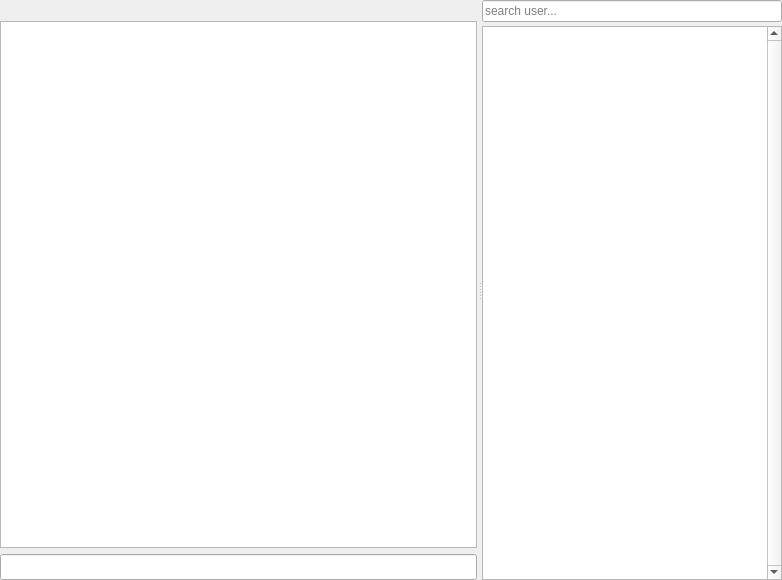
<?xml version="1.0" encoding="UTF-8"?>
<ui version="4.0">
 <class>mainWidget</class>
 <widget class="QWidget" name="mainWidget">
  <property name="geometry">
   <rect>
    <x>0</x>
    <y>0</y>
    <width>782</width>
    <height>580</height>
   </rect>
  </property>
  <property name="windowTitle">
   <string>Form</string>
  </property>
  <property name="styleSheet">
   <string notr="true"/>
  </property>
  <layout class="QGridLayout" name="gridLayout">
   <property name="margin">
    <number>0</number>
   </property>
   <item row="0" column="0">
    <widget class="QSplitter" name="splitter">
     <property name="sizePolicy">
      <sizepolicy hsizetype="Expanding" vsizetype="Expanding">
       <horstretch>0</horstretch>
       <verstretch>0</verstretch>
      </sizepolicy>
     </property>
     <property name="orientation">
      <enum>Qt::Horizontal</enum>
     </property>
     <property name="handleWidth">
      <number>5</number>
     </property>
     <widget class="QFrame" name="chatFrame">
      <property name="sizePolicy">
       <sizepolicy hsizetype="Expanding" vsizetype="Preferred">
        <horstretch>0</horstretch>
        <verstretch>0</verstretch>
       </sizepolicy>
      </property>
      <layout class="QVBoxLayout" name="verticalLayout">
       <property name="spacing">
        <number>6</number>
       </property>
       <property name="margin">
        <number>0</number>
       </property>
       <item>
        <widget class="QLabel" name="announceLine">
         <property name="sizePolicy">
          <sizepolicy hsizetype="Expanding" vsizetype="Fixed">
           <horstretch>0</horstretch>
           <verstretch>0</verstretch>
          </sizepolicy>
         </property>
         <property name="font">
          <font>
           <pointsize>10</pointsize>
          </font>
         </property>
         <property name="toolTip">
          <string>Channel's topic</string>
         </property>
         <property name="alignment">
          <set>Qt::AlignCenter</set>
         </property>
         <property name="wordWrap">
          <bool>true</bool>
         </property>
         <property name="margin">
          <number>2</number>
         </property>
         <property name="openExternalLinks">
          <bool>true</bool>
         </property>
         <property name="textInteractionFlags">
          <set>Qt::TextBrowserInteraction</set>
         </property>
         <property name="WordWrap" stdset="0">
          <bool>true</bool>
         </property>
        </widget>
       </item>
       <item>
        <widget class="QTextBrowser" name="chatArea">
         <property name="font">
          <font>
           <family>Segoe UI</family>
           <pointsize>9</pointsize>
          </font>
         </property>
         <property name="focusPolicy">
          <enum>Qt::NoFocus</enum>
         </property>
         <property name="verticalScrollBarPolicy">
          <enum>Qt::ScrollBarAsNeeded</enum>
         </property>
         <property name="horizontalScrollBarPolicy">
          <enum>Qt::ScrollBarAlwaysOff</enum>
         </property>
         <property name="autoFormatting">
          <set>QTextEdit::AutoNone</set>
         </property>
         <property name="lineWrapMode">
          <enum>QTextEdit::FixedPixelWidth</enum>
         </property>
         <property name="lineWrapColumnOrWidth">
          <number>800</number>
         </property>
         <property name="readOnly">
          <bool>true</bool>
         </property>
         <property name="html">
          <string>&lt;!DOCTYPE HTML PUBLIC &quot;-//W3C//DTD HTML 4.0//EN&quot; &quot;http://www.w3.org/TR/REC-html40/strict.dtd&quot;&gt;
&lt;html&gt;&lt;head&gt;&lt;meta name=&quot;qrichtext&quot; content=&quot;1&quot; /&gt;&lt;style type=&quot;text/css&quot;&gt;
p, li { white-space: pre-wrap; }
&lt;/style&gt;&lt;/head&gt;&lt;body style=&quot; font-family:'Segoe UI'; font-size:9pt; font-weight:400; font-style:normal;&quot;&gt;
&lt;p style=&quot; margin-top:0px; margin-bottom:0px; margin-left:0px; margin-right:0px; -qt-block-indent:0; text-indent:0px;&quot;&gt;&lt;span style=&quot; font-family:'MS Shell Dlg 2'; font-size:8pt;&quot;&gt;&lt;br /&gt;&lt;/span&gt;&lt;/p&gt;&lt;/body&gt;&lt;/html&gt;</string>
         </property>
         <property name="textInteractionFlags">
          <set>Qt::TextBrowserInteraction</set>
         </property>
         <property name="openExternalLinks">
          <bool>false</bool>
         </property>
         <property name="openLinks">
          <bool>false</bool>
         </property>
        </widget>
       </item>
       <item>
        <widget class="ChatLineEdit" name="chatEdit">
         <property name="sizePolicy">
          <sizepolicy hsizetype="Expanding" vsizetype="Fixed">
           <horstretch>0</horstretch>
           <verstretch>0</verstretch>
          </sizepolicy>
         </property>
         <property name="font">
          <font>
           <pointsize>11</pointsize>
          </font>
         </property>
         <property name="toolTip">
          <string>Type here to chat.</string>
         </property>
        </widget>
       </item>
      </layout>
     </widget>
     <widget class="QFrame" name="nickFrame">
      <property name="maximumSize">
       <size>
        <width>300</width>
        <height>16777215</height>
       </size>
      </property>
      <property name="lineWidth">
       <number>0</number>
      </property>
      <layout class="QGridLayout" name="gridLayout_2">
       <property name="horizontalSpacing">
        <number>0</number>
       </property>
       <property name="verticalSpacing">
        <number>4</number>
       </property>
       <property name="margin">
        <number>0</number>
       </property>
       <item row="0" column="0">
        <widget class="QLineEdit" name="nickFilter">
         <property name="sizePolicy">
          <sizepolicy hsizetype="Preferred" vsizetype="Fixed">
           <horstretch>0</horstretch>
           <verstretch>0</verstretch>
          </sizepolicy>
         </property>
         <property name="maximumSize">
          <size>
           <width>16777215</width>
           <height>16777215</height>
          </size>
         </property>
         <property name="toolTip">
          <string>Type part of a name to filter users.</string>
         </property>
         <property name="placeholderText">
          <string>search user...</string>
         </property>
        </widget>
       </item>
       <item row="1" column="0">
        <widget class="QTableWidget" name="nickList">
         <property name="sizePolicy">
          <sizepolicy hsizetype="Preferred" vsizetype="Expanding">
           <horstretch>0</horstretch>
           <verstretch>0</verstretch>
          </sizepolicy>
         </property>
         <property name="maximumSize">
          <size>
           <width>16777215</width>
           <height>16777215</height>
          </size>
         </property>
         <property name="font">
          <font>
           <pointsize>11</pointsize>
          </font>
         </property>
         <property name="focusPolicy">
          <enum>Qt::NoFocus</enum>
         </property>
         <property name="lineWidth">
          <number>1</number>
         </property>
         <property name="verticalScrollBarPolicy">
          <enum>Qt::ScrollBarAlwaysOn</enum>
         </property>
         <property name="horizontalScrollBarPolicy">
          <enum>Qt::ScrollBarAlwaysOff</enum>
         </property>
         <property name="editTriggers">
          <set>QAbstractItemView::NoEditTriggers</set>
         </property>
         <property name="selectionMode">
          <enum>QAbstractItemView::NoSelection</enum>
         </property>
         <property name="selectionBehavior">
          <enum>QAbstractItemView::SelectRows</enum>
         </property>
         <property name="iconSize">
          <size>
           <width>40</width>
           <height>20</height>
          </size>
         </property>
         <property name="textElideMode">
          <enum>Qt::ElideRight</enum>
         </property>
         <property name="verticalScrollMode">
          <enum>QAbstractItemView::ScrollPerPixel</enum>
         </property>
         <property name="horizontalScrollMode">
          <enum>QAbstractItemView::ScrollPerItem</enum>
         </property>
         <property name="showGrid">
          <bool>false</bool>
         </property>
         <property name="gridStyle">
          <enum>Qt::NoPen</enum>
         </property>
         <property name="sortingEnabled">
          <bool>true</bool>
         </property>
         <property name="wordWrap">
          <bool>false</bool>
         </property>
         <property name="cornerButtonEnabled">
          <bool>false</bool>
         </property>
         <property name="columnCount">
          <number>4</number>
         </property>
         <attribute name="horizontalHeaderVisible">
          <bool>false</bool>
         </attribute>
         <attribute name="horizontalHeaderCascadingSectionResizes">
          <bool>true</bool>
         </attribute>
         <attribute name="horizontalHeaderDefaultSectionSize">
          <number>40</number>
         </attribute>
         <attribute name="horizontalHeaderHighlightSections">
          <bool>false</bool>
         </attribute>
         <attribute name="horizontalHeaderMinimumSectionSize">
          <number>0</number>
         </attribute>
         <attribute name="horizontalHeaderShowSortIndicator" stdset="0">
          <bool>false</bool>
         </attribute>
         <attribute name="verticalHeaderVisible">
          <bool>false</bool>
         </attribute>
         <attribute name="verticalHeaderCascadingSectionResizes">
          <bool>true</bool>
         </attribute>
         <attribute name="verticalHeaderDefaultSectionSize">
          <number>20</number>
         </attribute>
         <attribute name="verticalHeaderHighlightSections">
          <bool>false</bool>
         </attribute>
         <attribute name="verticalHeaderMinimumSectionSize">
          <number>0</number>
         </attribute>
         <column/>
         <column/>
         <column/>
         <column/>
        </widget>
       </item>
      </layout>
     </widget>
    </widget>
   </item>
  </layout>
 </widget>
 <customwidgets>
  <customwidget>
   <class>ChatLineEdit</class>
   <extends>QLineEdit</extends>
   <header location="global">chat.chatlineedit</header>
  </customwidget>
 </customwidgets>
 <tabstops>
  <tabstop>chatEdit</tabstop>
  <tabstop>chatArea</tabstop>
 </tabstops>
 <resources/>
 <connections/>
</ui>
